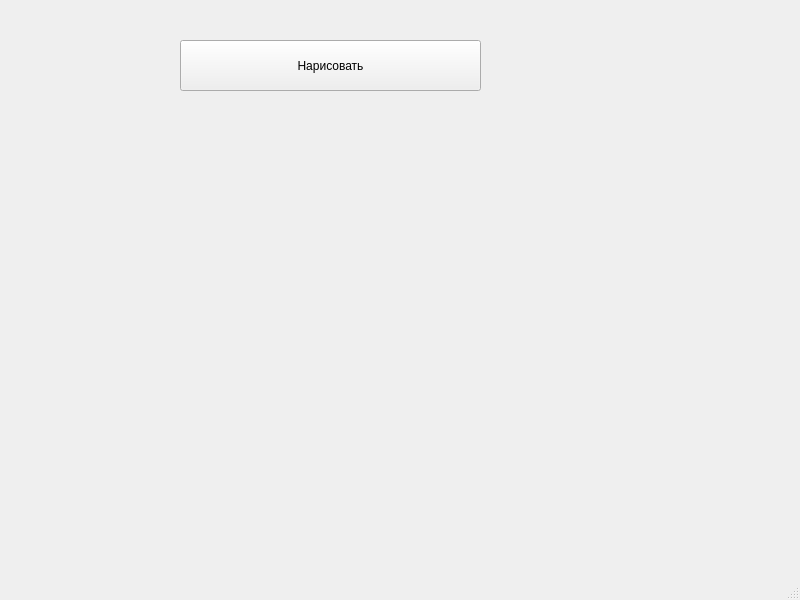
<?xml version="1.0" encoding="UTF-8"?>
<ui version="4.0">
 <class>MainWindow</class>
 <widget class="QMainWindow" name="MainWindow">
  <property name="geometry">
   <rect>
    <x>0</x>
    <y>0</y>
    <width>800</width>
    <height>600</height>
   </rect>
  </property>
  <property name="windowTitle">
   <string>MainWindow</string>
  </property>
  <widget class="QWidget" name="centralwidget">
   <widget class="QPushButton" name="pushButton">
    <property name="geometry">
     <rect>
      <x>180</x>
      <y>40</y>
      <width>301</width>
      <height>51</height>
     </rect>
    </property>
    <property name="text">
     <string>Нарисовать</string>
    </property>
   </widget>
  </widget>
  <widget class="QMenuBar" name="menubar">
   <property name="geometry">
    <rect>
     <x>0</x>
     <y>0</y>
     <width>800</width>
     <height>21</height>
    </rect>
   </property>
  </widget>
  <widget class="QStatusBar" name="statusbar"/>
 </widget>
 <resources/>
 <connections/>
</ui>
